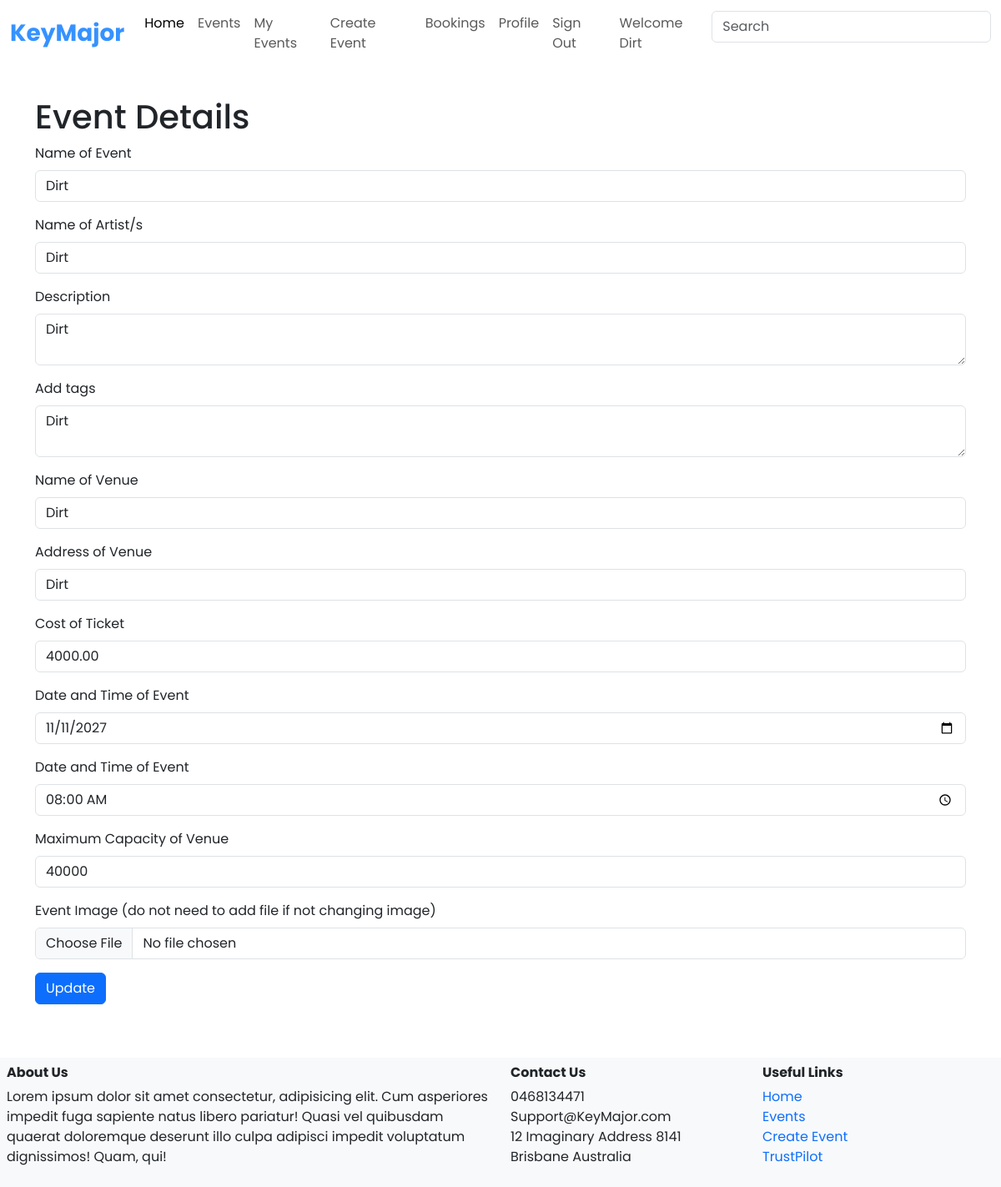
The app's page /events/update_event/1 (signed in) with its own data.
### server/models.py (models this page shows, shortened)
class User(db.Model, UserMixin):
    __tablename__ = 'users'
    id = db.Column(db.Integer, primary_key=True)
    fname = db.Column(db.String(100), index=True, nullable=False)
    lname = db.Column(db.String(100), index=True, nullable=False)
    pnumber = db.Column(db.String(100), nullable=False)
    emailid = db.Column(db.String(100), index=True, nullable=False)
    password_hash = db.Column(db.String(255), nullable=False)
    image = db.Column(db.String(400))
    comments = db.relationship('Comment', backref='user')
    created_event = db.relationship('Event', backref='user')
    orders = db.relationship('TicketOrder', backref='user')

class Event(db.Model):
    __tablename__ = 'events'
    id = db.Column(db.Integer, primary_key=True)
    creator_id = db.Column(db.Integer, db.ForeignKey('users.id'))
    name = db.Column(db.String(80))
    description = db.Column(db.String(200))
    tags = db.Column(db.String(200))
    image = db.Column(db.String(400))
    venue_name = db.Column(db.String(80))
    address = db.Column(db.String(80))
    ticket_cost = db.Column(db.Double)
    artist = db.Column(db.String(80))
    date = db.Column(db.Date)
    time = db.Column(db.Time)
    maxSeating = db.Column(db.Integer)
    currentSeating = db.Column(db.Integer)
    comments = db.relationship('Comment', backref='event')
    orders = db.relationship('TicketOrder', backref='event')
    status = db.relationship('EventStatus', backref='event')

### server/events.py (the view, shortened to what this page needs)
@event_bp.route('/update_event/<id>', methods=['GET','POST'])
@login_required
def update_event(id):
	event = db.session.scalar(db.select(Event).where(Event.id==id))
	form = EventUpdateForm(obj=event)
	return render_template('events/event-creation.html', form=form)

### server/forms.py
class EventUpdateForm(FlaskForm):
	name = StringField('Name of Event', validators=[InputRequired()])
	artist = StringField('Name of Artist/s', validators=[InputRequired()])
	description = TextAreaField('Description', validators = [InputRequired()])
	tags = TextAreaField('Add tags', validators = [InputRequired()])
	venue_name = StringField('Name of Venue', validators=[InputRequired()])
	address = StringField('Address of Venue', validators=[InputRequired()])
	ticket_cost = DecimalField('Cost of Ticket', validators=[InputRequired()])
	date = DateField('Date and Time of Event', validators=[InputRequired()])
	time = TimeField('Date and Time of Event',validators=[InputRequired()])
	maxSeating = IntegerField('Maximum Capacity of Venue', validators=[InputRequired()])
	image = FileField('Event Image (do not need to add file if not changing image)', validators=[
		FileAllowed(ALLOWED_FILE, message='Only supports png, jpg, JPG, PNG')])
	submit = SubmitField("Update")

### server/templates/events/event-creation.html
{% extends 'base.html' %}
{% from 'bootstrap5/form.html' import render_form %}
{% block content %}
<div class="container">
	<div class="row mt-5">
		<div class="col-md-12">
			<h1>Event Details</h1>
			{{render_form(form)}}
		</div>
	</div>
</div>
{% endblock %}

### server/templates/base.html (shortened to what this page needs)
<html>
<head>
    <link href="https://cdn.jsdelivr.net/npm/bootstrap@5.3.1/dist/css/bootstrap.min.css" rel="stylesheet">
    <link rel="stylesheet" href="{{ url_for('static', filename='style.css') }}">
</head>
<body>
    <header>
            <nav class="navbar navbar-expand-xl fixed-top">
                <div class="container-xxl">
                    <a class="navbar-brand" href="{{ url_for('main.index') }}">KeyMajor</a>
                    <div class="collapse navbar-collapse w-auto" id="navbarSupportedContent">
                        <ul class="navbar-nav me-auto mb-2 mb-xl-0">
                            <li class="nav-item">
                                <a class="nav-link active" aria-current="page" href="{{ url_for('main.index') }}">Home</a>
                            </li>
                            <li class="nav-item">
                                <a class="nav-link" href="{{ url_for('event.load_events') }}">Events</a>
                            </li>
                            {% if current_user.is_authenticated %}
                            <li class="nav-item">
                                <a class="nav-link" href="{{url_for('event.load_created_events')}}">My Events</a>
                            </li>
                            <li class="nav-item">
                                <a class="nav-link" href="{{ url_for('event.event_creation') }}">Create Event</a>
                            </li>
                            <li class="nav-item">
                                <a class="nav-link" href="event-bookings.html">Bookings</a>
                            </li>
                            <li class="nav-item">
                                <a class="nav-link" href="#">Profile</a>
                            </li>
                            <li class="nav-item">
                                <a class="nav-link" href="{{ url_for('auth.logout') }}">Sign Out</a>
                            </li>
                            <li class="nav-item">
                                <a class="nav-link">Welcome {{current_user.fname}}</a>
                            </li>
                            {% endif %}
                        </ul>
                        <form class="d-flex" role="search">
                            <input class="form-control" type="search" placeholder="Search" aria-label="Search">
                        </form>
                    </div>
                </div>
            </nav>
    </header>
    {% block content %}
    {% endblock %}
    <div class="footer mt-5 bg-light">
        <footer class="container-xxl p-2">
            <div class="row">
                <div class="col-md-6">
                    <h6 class="fw-bold">About Us</h6>
                    <p>
                        Lorem ipsum dolor sit amet consectetur, adipisicing elit. Cum
                        asperiores impedit fuga sapiente natus libero pariatur! Quasi vel
                        quibusdam quaerat doloremque deserunt illo culpa adipisci impedit
                        voluptatum dignissimos! Quam, qui!
                    </p>
                </div>
                <div class="col-md-3">
                    <h6 class="fw-bold">Contact Us</h6>
                    <ul class="list-unstyled">
                        <li>0468134471</li>
                        <li>Support@KeyMajor.com</li>
                        <li>12 Imaginary Address 8141 Brisbane Australia </li>
                    </ul>
                </div>
                <div class="col-md-3">
                    <h6 class="fw-bold">Useful Links</h6>
                    <ul class="nav flex-column">
                        <li class="nav-item"><a class="nav-link p-0" href="{{ url_for('main.index') }}">Home</a></li>
                        <li class="nav-item"><a class="nav-link p-0" href="#">Events</a></li>
                        {% if current_user.is_authenticated %}
                        <li class="nav-item"><a class="nav-link p-0" href="{{ url_for('event.event_creation') }}">Create Event</a></li>
                        <li class="nav-item"><a class="nav-link p-0" href="#">TrustPilot</a></li>
                        {% else %}
                        <li class="nav-item"><a class="nav-link p-0" href="{{ url_for('auth.authenticate') }}">Log in</a></li>
                        <li class="nav-item"><a class="nav-link p-0" href="{{ url_for('auth.register') }}">Register</a></li>
                        {% endif %}
                    </ul>
                </div>
            </div>
        </footer>
    </div>
</body>
</html>

### server/static/style.css (style rules this page uses)
:root { --bs-primary: #3592FF; }
body { border: 0px; margin: 0px; padding: 0px; font-family: 'Poppins'; padding-top: 68px; }
.navbar { --bs-navbar-brand-color: #3592FF; --bs-navbar-brand-font-size: 28px; --bs-navbar-brand-hover-color: #3592FF; background-color: #ffffff; }
.navbar-brand { font-weight: bold; }

### records on screen
User: fname "Dirt"
Event: name "Dirt", artist "Dirt", description "Dirt", tags "Dirt", venue_name "Dirt", address "Dirt", ticket_cost "4000.00", date "11/11/2027", time "08:00", maxSeating "40000"
